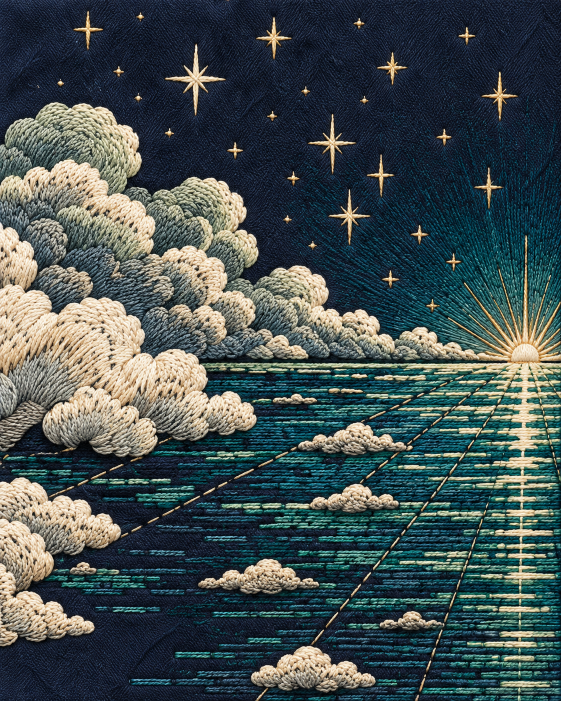
#> input picture projects/grand-line-jacket/inputs/closeups/closeup_front_right.png, 1122 x 1402 px (shown at 1/2 size); its folder holds only this picture in this run
$ python hzchk.py
#> lines starting #> are read from the running program, lines starting #| are printed output that depends on the picture; after the words box and inside, x2 and y2 are one past the last pixel; in counts of white or black regions, pixels touching at a corner belong together
import numpy as np
from PIL import Image
from scipy import ndimage as ndi
for n in ('right','left'):
    a=np.array(Image.open(f'inputs/closeups/closeup_front_{n}.png').convert('RGB')).astype(float)
    l=a.mean(2)
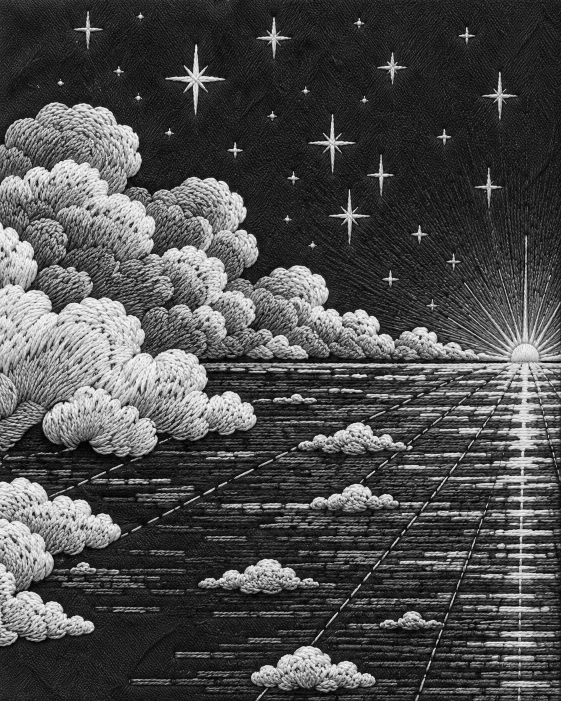
#> l: shape (1402, 1122) float64 (shown at 1/2 size); min 0, max 255, mean 76.5
    # horizon: row with max vertical gradient in central columns between y 400..900
    g=np.abs(np.diff(ndi.gaussian_filter(l,2),axis=0))[:, 300:800].mean(1)
#> g = 1401 values, max 22.18 at index 725, min 0.665 at index 20, mean 4.26
    y=np.argmax(g[400:900])+400
#> y = 725
    # stars: gold blobs in sky above horizon-60
    sky=(l>150)&(a[...,0]>a[...,2]+20)
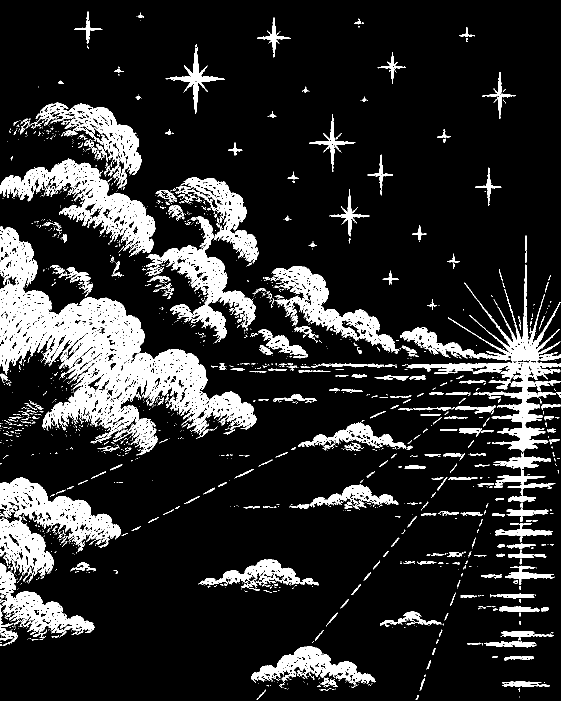
#> sky: shape (1402, 1122) bool (shown at 1/2 size); 15.3% white; 1841 white regions (1432 under 20 px), largest, box (x1, y1, x2, y2) and area: (0, 452, 513, 911) 66050, (0, 318, 311, 514) 17453, (292, 433, 511, 679) 12681
    sky[y-40:]=False
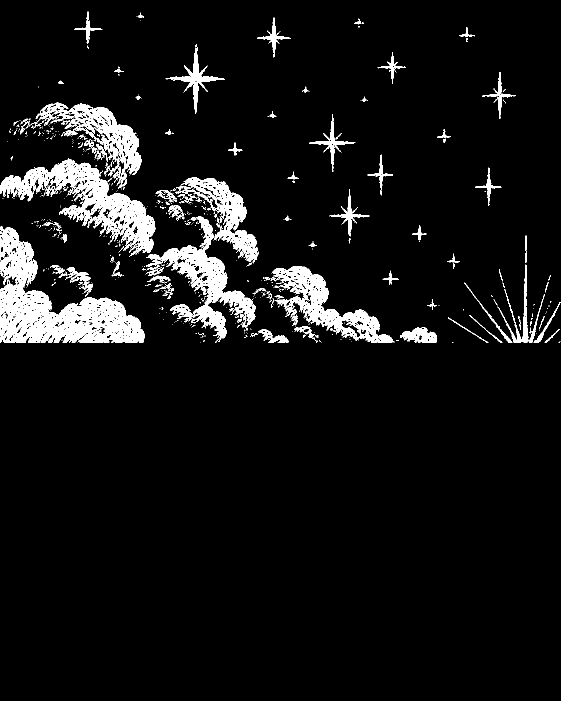
#> sky: shape (1402, 1122) bool (shown at 1/2 size); 6.8% white; 715 white regions (577 under 20 px), largest, box (x1, y1, x2, y2) and area: (0, 452, 289, 685) 26268, (0, 318, 311, 514) 17453, (292, 433, 511, 679) 12681
    lab,k=ndi.label(sky); cs=ndi.center_of_mass(sky,lab,range(1,k+1)); sz=ndi.sum(sky,lab,range(1,k+1))
#> after `lab, k = ndi.label(sky)`:
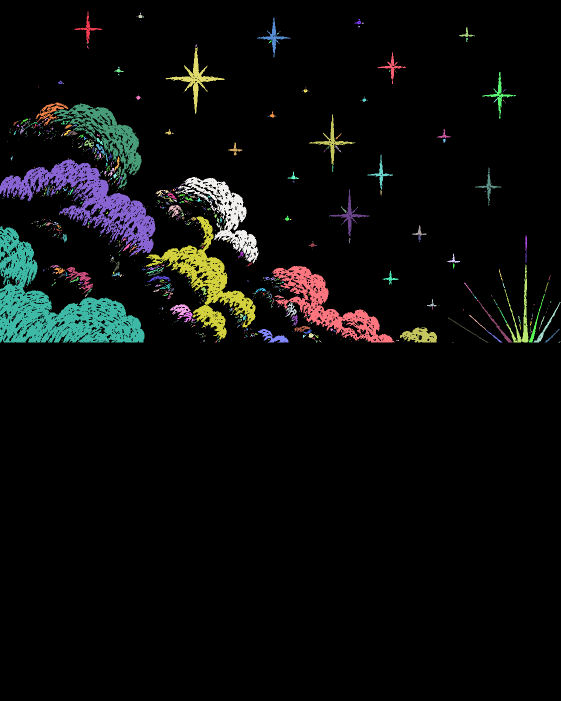
#> lab: shape (1402, 1122) int32 (shown at 1/2 size); 1198 distinct labels, from 0 to 1197; one colour per label, 0 black
#> after `lab, k = ndi.label(sky)`: k = 1197
#> after `cs = ndi.center_of_mass(sky, lab, range(1, k + 1))`: cs = 1197 pairs, first value 26.2 to 684, second value 0 to 1118.6
#> after `sz = ndi.sum(sky, lab, range(1, k + 1))`: sz = 1197 values, max 26245 at index 607, min 1 at index 7, mean 88.76
    st=[(round(c[1]),round(c[0]),int(s)) for c,s in zip(cs,sz) if s>8]
#> st = 257 items, first 6: (176, 57, 478), (280, 32, 45), (547, 74, 728), (717, 44, 60), (725, 46, 11), (718, 53, 9)
    # sun: brightest blob near horizon
    sun=np.unravel_index(np.argmax(ndi.gaussian_filter(l,8)[y-80:y+5]), l[y-80:y+5].shape)
#> sun = (83, 287)
    print(n,'horizon',y,'sun',(sun[1],sun[0]+y-80),'stars',len(st)); print(sorted(st,key=lambda s:-s[2])[:60])
#> (printed output is left out)
#> (the run stopped early here; a loop or call above may not have finished)
